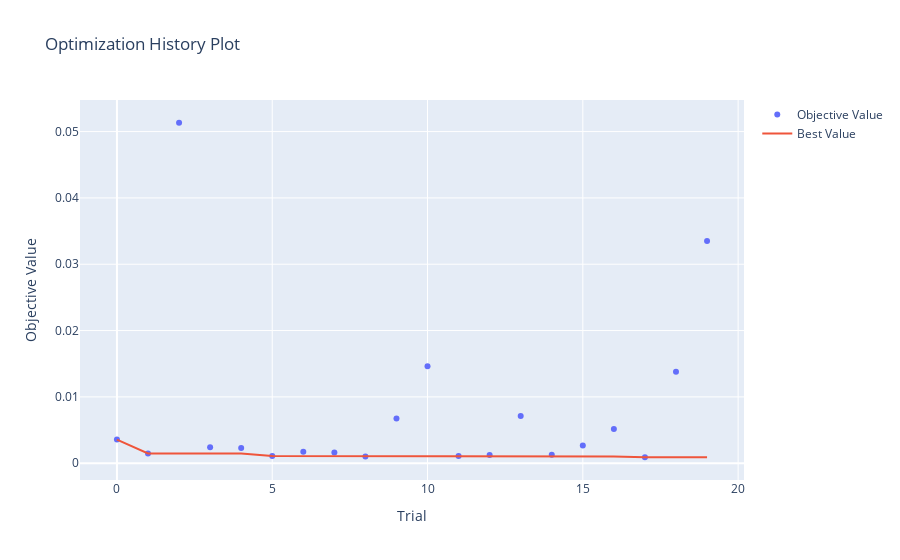

Here is the notebook cell this chart was saved with:
### Code cell
# Create study object and perform optimization
study = optuna.create_study(direction='minimize')
study.optimize(objective, n_trials=20)  

# Best hyperparameters
best_hyperparams = study.best_trial.params
print('Best hyperparameters:', best_hyperparams)

# Plot optimization history
optimization_history = plot_optimization_history(study)
optimization_history.show()

### Figure 1 — Plotly figure (JSON) as saved in the notebook; plotly's stock layout.template omitted (floating-point values rounded to 4 significant figures)
{"data": [{"mode": "markers", "name": "Objective Value", "type": "scatter", "x": [0, 1, 2, 3, 4, 5, 6, 7, 8, 9, 10, 11, 12, 13, 14, 15, 16, 17, 18, 19], "y": [0.003569, 0.001466, 0.05133, 0.0024, 0.002301, 0.001092, 0.001739, 0.001616, 0.001023, 0.006758, 0.0146, 0.001077, 0.001229, 0.00711, 0.001257, 0.00267, 0.00517, 0.0008986, 0.01377, 0.0335]}, {"mode": "lines", "name": "Best Value", "type": "scatter", "x": [0, 1, 2, 3, 4, 5, 6, 7, 8, 9, 10, 11, 12, 13, 14, 15, 16, 17, 18, 19], "y": [0.003569, 0.001466, 0.001466, 0.001466, 0.001466, 0.001092, 0.001092, 0.001092, 0.001023, 0.001023, 0.001023, 0.001023, 0.001023, 0.001023, 0.001023, 0.001023, 0.001023, 0.0008986, 0.0008986, 0.0008986]}, {"marker": {"color": "#cccccc"}, "mode": "markers", "name": "Infeasible Trial", "showlegend": false, "type": "scatter", "x": [], "y": []}], "layout": {"title": {"text": "Optimization History Plot"}, "xaxis": {"title": {"text": "Trial"}}, "yaxis": {"title": {"text": "Objective Value"}}}}
